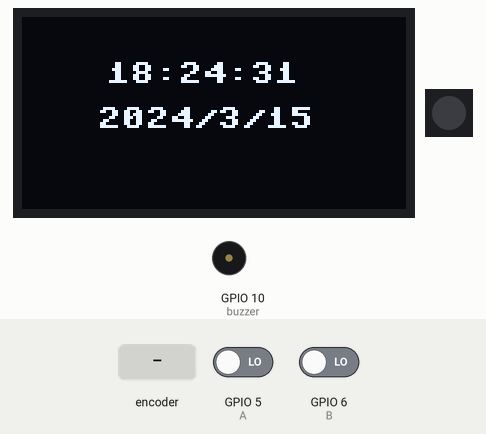
Simulated run of this program. Board: ESP32 board running MicroPython. Parts: 128×64 one-colour display, 1 RGB LEDs in strip order, left to right, buzzer (waves = sounding). The test bench sets the inputs (shaded band); at power-on: GPIO 5 (A) LOW, GPIO 6 (B) LOW. WiFi joins after 1.5 s; the clock reads 2024-03-15 10:24:30 at power-on unless the program sets it; threads take turns every 2 ms; what the program prints to the serial console is not drawn.

Above: at 1.7 s.
At 2.7 s:
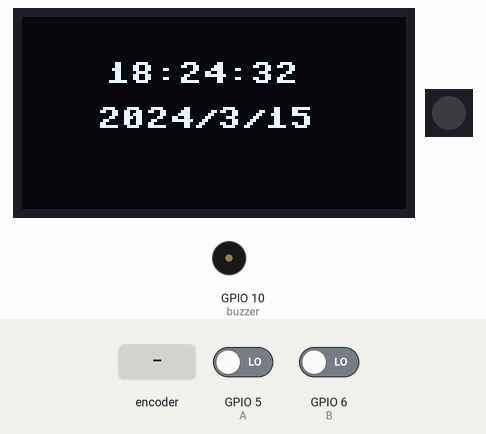
2.8 s: rotary encoder on GPIO 5 (A) / GPIO 6 (B) turned 1 step (first pin leading)
At 10.6 s:
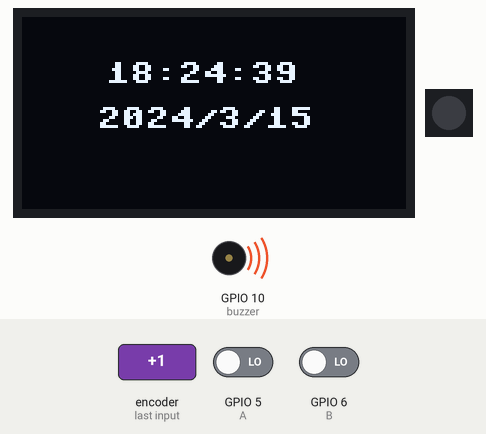
Timing chart, 0 to 11.5 s (numbered marks = the images above; inputs shaded):
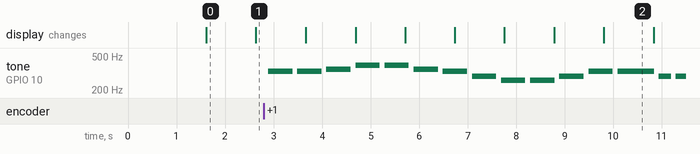

The program:

esp32_s3_playBoard.py
```python
import time
import network
import ntptime
import math
import neopixel
import _thread
from machine import Pin, PWM, I2C, RTC
from ssd1306 import SSD1306_I2C

i2c = I2C(0, scl=Pin(35), sda=Pin(36))
oled = SSD1306_I2C(128, 64, i2c)

# 创建PWM对象
buzzer = PWM(Pin(10))
buzzer.duty(0)

A = Pin(5, Pin.IN, Pin.PULL_DOWN)
B = Pin(6, Pin.IN, Pin.PULL_DOWN)

# 初始化
pin_num = 48
num_leds = 1
np = neopixel.NeoPixel(Pin(pin_num), num_leds)


# 连接 wifi
def connect_wifi(ssid, passwd):
    wlan = network.WLAN(network.STA_IF);
    wlan.active(True)
    wlan.connect(ssid, passwd)
    while not wlan.isconnected():
        time.sleep(0.1)
    print(f'wifi已连接: {wlan.ifconfig()}')

# 设置时间
def set_time():
    ntptime.host = "ntp.aliyun.com"
    ntptime.settime()
    cur_time = time.localtime(time.time() + 8 * 3600)
    RTC().datetime((cur_time[0], cur_time[1], cur_time[2], 0, cur_time[3], cur_time[4], cur_time[5], 0))

# 呼吸灯函数
def breathe_in(color, duration, steps=100):
    for i in range(steps):
        brightness = 0.5 * (1 - math.cos(math.pi * i / steps))
        r = int(color[0] * brightness)
        g = int(color[1] * brightness)
        b = int(color[2] * brightness)
        np[0] = (r, g, b)
        np.write()
        time.sleep(duration / (2 * steps))

def breathe_out(color, duration, steps=100):
    for i in range(steps):
        brightness = 0.5 * (1 + math.cos(math.pi * i / steps))
        r = int(color[0] * brightness)
        g = int(color[1] * brightness)
        b = int(color[2] * brightness)
        np[0] = (r, g, b)
        np.write()
        time.sleep(duration / (2 * steps))

ssid, passwd = 'EDU_NET', 'admin@2024'
connect_wifi(ssid, passwd)

set_time()

# 定义七音阶的频率 (C大调: C, D, E, F, G, A, B)
tones = {
    'C': 260,
    'D': 290,
    'E': 330,
    'F': 350,
    'G': 390,
    'A': 440,
    'B': 490
}

# 欢乐颂的完整音符和时值
melody = [
    ('E', 0.5), ('E', 0.5), ('F', 0.5), ('G', 0.5),
    ('G', 0.5), ('F', 0.5), ('E', 0.5), ('D', 0.5),
    ('C', 0.5), ('C', 0.5), ('D', 0.5), ('E', 0.5),
    ('E', 0.75), ('D', 0.25), ('D', 1.0),

    ('E', 0.5), ('E', 0.5), ('F', 0.5), ('G', 0.5),
    ('G', 0.5), ('F', 0.5), ('E', 0.5), ('D', 0.5),
    ('C', 0.5), ('C', 0.5), ('D', 0.5), ('E', 0.5),
    ('D', 0.75), ('C', 0.25), ('C', 1.0),

    ('D', 0.5), ('D', 0.5), ('E', 0.5), ('C', 0.5),
    ('D', 0.5), ('E', 0.2), ('F', 0.25), ('E', 0.5), ('C', 0.5),
    ('D', 0.5), ('E', 0.2), ('F', 0.25), ('E', 0.5), ('D', 0.5),
    ('C', 0.5), ('D', 0.5), ('G', 0.5),

    ('E', 0.5), ('E', 1), ('F', 0.5), ('G', 0.5),
    ('G', 0.5), ('F', 0.5), ('E', 0.5), ('D', 0.5),
    ('C', 0.5), ('C', 0.5), ('D', 0.5), ('E', 0.5),
    ('D', 0.75), ('C', 0.25), ('C', 1.0)
]

def play_tone(frequency, duration):
    buzzer.freq(frequency)
    buzzer.duty(320)  # 设置占空比
    time.sleep(duration)
    buzzer.duty(0)    # 停止蜂鸣器

def play_melody():
    # 播放欢乐颂
    for note, duration in melody:
        if note in tones:
            play_tone(tones[note], duration)
        time.sleep(0.1)

def update_time_thread():
    while True:
        cur_time = RTC().datetime()

        oled.fill(0)
        oled.text(f'{cur_time[4]:02}:{cur_time[5]:02}:{cur_time[6]:02}', 28, 15, 1)
        oled.text(f'{cur_time[0]}/{cur_time[1]}/{cur_time[2]}', 25, 30, 1)
        oled.show()
        time.sleep(1)

# 独立线程更新时间
_thread.start_new_thread(update_time_thread, ())

while True:
    if A.value() == 1:
        play_melody()
        while A.value() == 1:
            time.sleep_ms(10)

    if B.value() == 1:
        breathe_in((255, 0, 0), 2)  # 红色逐渐变亮，周期2秒
        breathe_out((255, 0, 0), 2) # 红色逐渐变暗，周期2秒

        breathe_in((0, 255, 0), 2)  # 绿色逐渐变亮，周期2秒
        breathe_out((0, 255, 0), 2) # 绿色逐渐变暗，周期2秒

        breathe_in((0, 0, 255), 2)  # 蓝色逐渐变亮，周期2秒
        breathe_out((0, 0, 255), 2) # 蓝色逐渐变暗，周期2秒
        while B.value() == 1:
            time.sleep_ms(10)
    time.sleep_ms(50)
```

Measured:
- after the input at 2.8 s, tone on GPIO 10 (buzzer): plays 330 Hz for 0.50 s, 330 Hz for 0.50 s, 350 Hz for 0.50 s, 390 Hz for 0.50 s, 390 Hz for 0.50 s, 350 Hz for 0.50 s … (15 notes in this stretch), starting after 0.09 s
- what the display in image 0 shows lasts 1.0 s, from 1.6 s to 2.6 s
